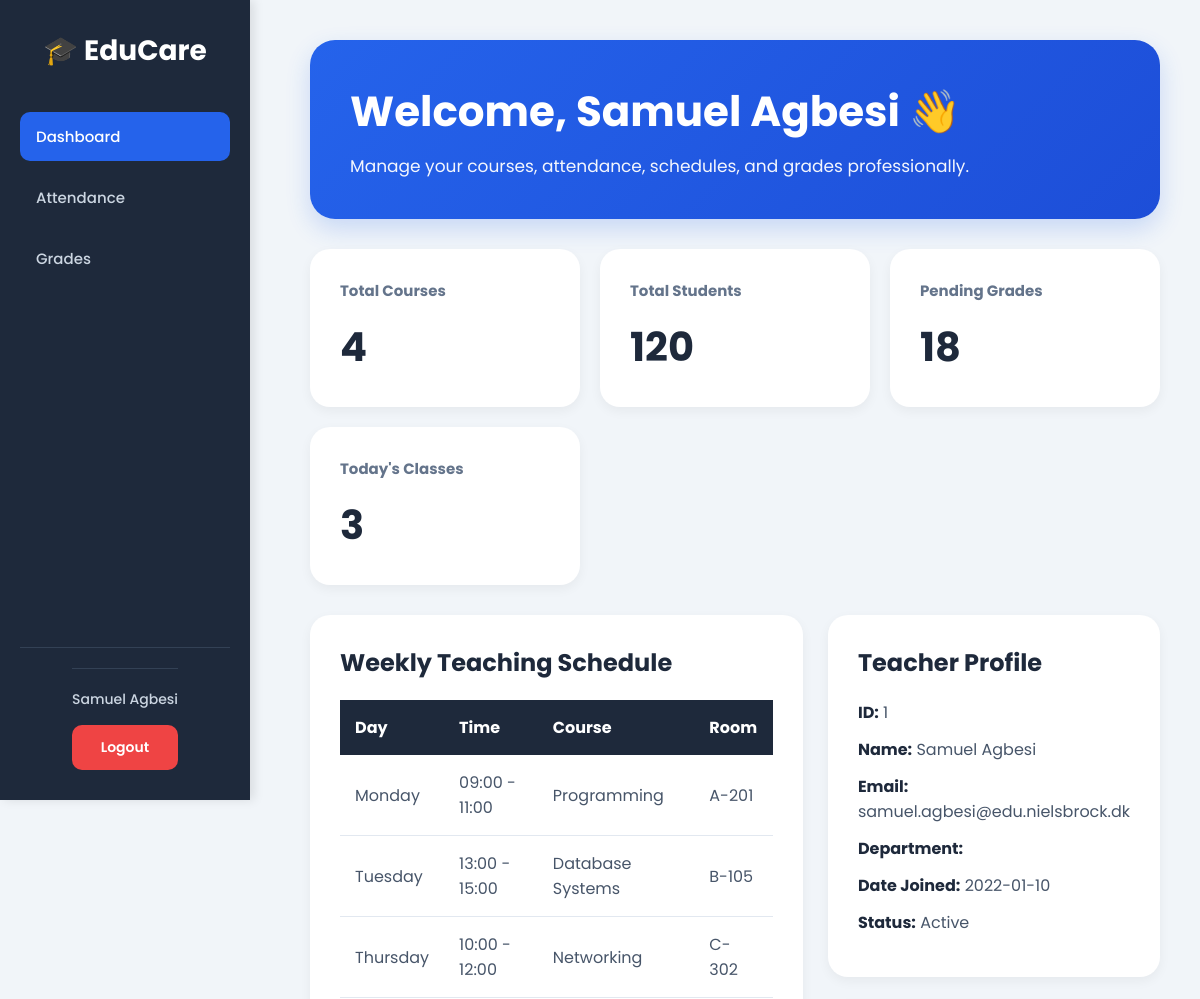
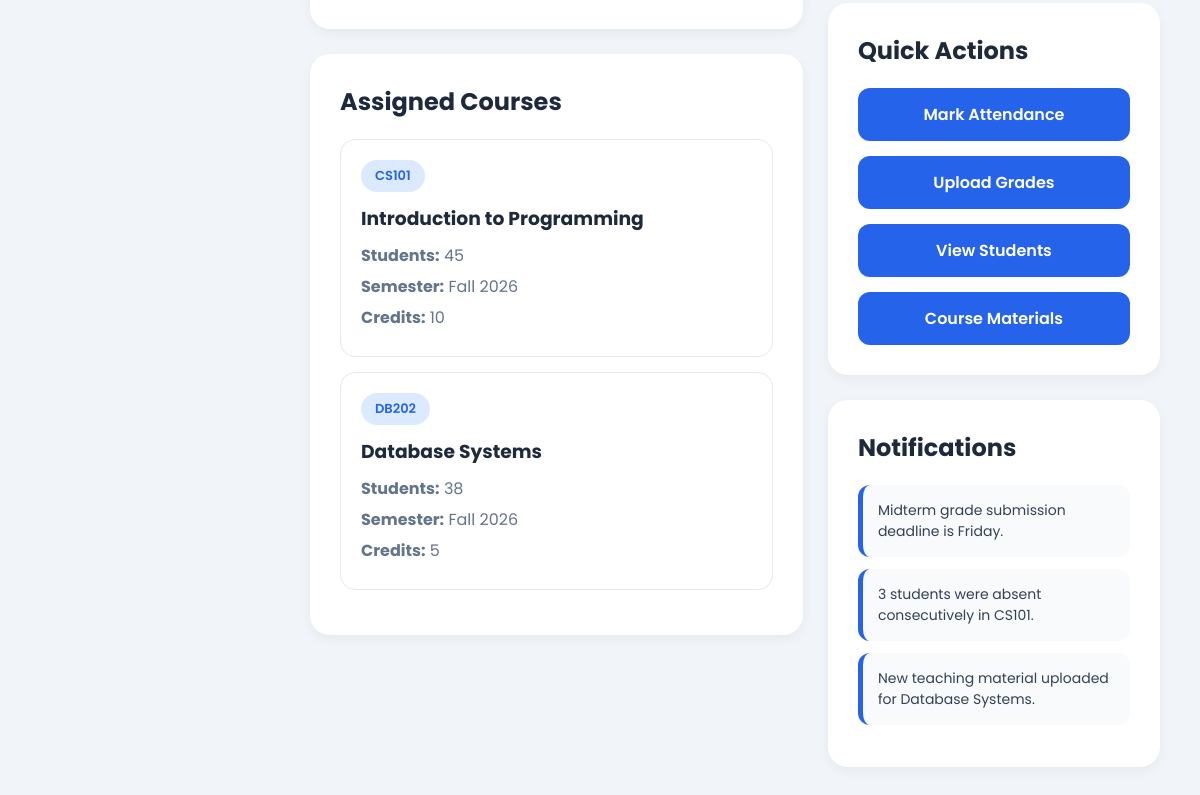
The page /02_teacher_management/teacher_dashboard.php (signed in) on the database its author committed (2 pictures, top to bottom).
### tables this page shows
CREATE TABLE `teacher` (
  `TeacherID` int(11) NOT NULL,
  `TeacherName` varchar(100) DEFAULT NULL,
  `Email` varchar(100) DEFAULT NULL,
  `Department` enum('IT','Networking','Data Science','Software Engineering') DEFAULT NULL,
  `DateJoined` date DEFAULT NULL,
  `IsActive` tinyint(1) DEFAULT NULL,
  `Password` varchar(255) DEFAULT NULL
);

### 02_Teacher_management/teacher_dashboard.php (the view, shortened to what this page needs)
<?php
include("../navbar.php");
$db = new Database();
$conn = $db->connect();
$teacher_id = $_SESSION['teacher_id'];
$sql = "SELECT * FROM teacher WHERE TeacherID = ?";
$stmt = $conn->prepare($sql);
$stmt->bind_param("i", $teacher_id);
$stmt->execute();
$result = $stmt->get_result();
$teacher = $result->fetch_assoc();
$totalCourses = 4;
$totalStudents = 120;
$pendingGrades = 18;
$todayClasses = 3;
?>
<!DOCTYPE html>
<html lang="en">
<head>
</head>
<body>
<div class="main-content">
    <div class="hero">
        <h1>
            Welcome,
            <?= htmlspecialchars($teacher['TeacherName']) ?> 👋
        </h1>
        <p>
            Manage your courses, attendance, schedules, and grades professionally.
        </p>
    </div>
    <div class="stats-grid">
        <div class="stat-card">
            <h3>Total Courses</h3>
            <h1><?= $totalCourses ?></h1>
        </div>
        <div class="stat-card">
            <h3>Total Students</h3>
            <h1><?= $totalStudents ?></h1>
        </div>
        <div class="stat-card">
            <h3>Pending Grades</h3>
            <h1><?= $pendingGrades ?></h1>
        </div>
        <div class="stat-card">
            <h3>Today's Classes</h3>
            <h1><?= $todayClasses ?></h1>
        </div>
    </div>
    <div class="dashboard-grid">
        <div>
            <div class="card" style="margin-bottom:25px;">
                <h2>Weekly Teaching Schedule</h2>
                <table>
                    <tr>
                        <th>Day</th>
                        <th>Time</th>
                        <th>Course</th>
                        <th>Room</th>
                    </tr>
                    <tr>
                        <td>Monday</td>
                        <td>09:00 - 11:00</td>
                        <td>Programming</td>
                        <td>A-201</td>
                    </tr>
                    <tr>
                        <td>Tuesday</td>
                        <td>13:00 - 15:00</td>
                        <td>Database Systems</td>
                        <td>B-105</td>
                    </tr>
                    <tr>
                        <td>Thursday</td>
                        <td>10:00 - 12:00</td>
                        <td>Networking</td>
                        <td>C-302</td>
                    </tr>
                </table>
            </div>
            <div class="card">
                <h2>Assigned Courses</h2>
                <div class="course-card">
                    <span class="course-code">
                        CS101
                    </span>
                    <h3>
                        Introduction to Programming
                    </h3>
                    <p>
                        <strong>Students:</strong> 45
                    </p>
                    <p>
                        <strong>Semester:</strong> Fall 2026
                    </p>
                    <p>
                        <strong>Credits:</strong> 10
                    </p>
                </div>
                <div class="course-card">
                    <span class="course-code">
                        DB202
                    </span>
                    <h3>
                        Database Systems
                    </h3>
                    <p>
                        <strong>Students:</strong> 38
                    </p>
                    <p>
                        <strong>Semester:</strong> Fall 2026
                    </p>
                    <p>
                        <strong>Credits:</strong> 5
                    </p>
                </div>
            </div>
        </div>
        <div>
            <div class="card" style="margin-bottom:25px;">
                <h2>Teacher Profile</h2>
                <div class="profile-info">
                    <p>
                        <strong>ID:</strong>
                        <?= $teacher['TeacherID'] ?>
                    </p>
                    <p>
                        <strong>Name:</strong>
                        <?= htmlspecialchars($teacher['TeacherName']) ?>
                    </p>
                    <p>
                        <strong>Email:</strong>
                        <?= htmlspecialchars($teacher['Email']) ?>
                    </p>
                    <p>
                        <strong>Department:</strong>
                    </p>
                    <p>
                        <strong>Date Joined:</strong>
                        <?= htmlspecialchars($teacher['DateJoined']) ?>
                    </p>
                    <p>
                        <strong>Status:</strong>
                        <?= $teacher['IsActive'] ? 'Active' : 'Inactive' ?>
                    </p>
                </div>
            </div>
            <div class="card" style="margin-bottom:25px;">
                <h2>Quick Actions</h2>
                <div class="quick-actions">
                    <a href="#" class="quick-btn">
                        Mark Attendance
                    </a>
                    <a href="#" class="quick-btn">
                        Upload Grades
                    </a>
                    <a href="#" class="quick-btn">
                        View Students
                    </a>
                    <a href="#" class="quick-btn">
                        Course Materials
                    </a>
                </div>
            </div>
            <div class="card">
                <h2>Notifications</h2>
                <div class="notification">
                    <p>
                        Midterm grade submission deadline is Friday.
                    </p>
                </div>
                <div class="notification">
                    <p>
                        3 students were absent consecutively in CS101.
                    </p>
                </div>
                <div class="notification">
                    <p>
                        New teaching material uploaded for Database Systems.
                    </p>
                </div>
            </div>
        </div>
    </div>
</div>
</body>
</html>

### navbar.php (style rules this page uses)
body { margin: 0; font-family: 'Poppins', sans-serif; background: #f8fafc; box-sizing: border-box; }
body:not(.login-page) { padding-left: 270px; }

### 02_Teacher_management/teacher_dashboard.php (style rules this page uses)
* { margin:0; padding:0; box-sizing:border-box; font-family:'Poppins',sans-serif; }
body { background:#f1f5f9; }
.main-content { padding:40px; }
.hero { background:linear-gradient(135deg,#2563eb,#1d4ed8); color:white; padding:40px; border-radius:25px; margin-bottom:30px; box-shadow:0 10px 25px rgba(37,99,235,0.2); }
.hero h1 { font-size:42px; margin-bottom:10px; }
.hero p { font-size:17px; opacity:0.95; }
.stats-grid { display:grid; grid-template-columns:repeat(auto-fit,minmax(220px,1fr)); gap:20px; margin-bottom:30px; }
.stat-card { background:white; padding:30px; border-radius:20px; box-shadow:0 4px 12px rgba(0,0,0,0.05); transition:0.3s; }
.stat-card h3 { font-size:15px; color:#64748b; margin-bottom:15px; }
.stat-card h1 { font-size:40px; color:#1e293b; }
.dashboard-grid { display:grid; grid-template-columns:2fr 1fr; gap:25px; margin-bottom:30px; }
.card { background:white; padding:30px; border-radius:20px; box-shadow:0 4px 12px rgba(0,0,0,0.05); }
.card h2 { margin-bottom:20px; color:#1e293b; }
table { width:100%; border-collapse:collapse; }
th { background:#1e293b; color:white; padding:15px; text-align:left; }
td { padding:15px; border-bottom:1px solid #e2e8f0; color:#475569; }
.course-card { border:1px solid #e2e8f0; border-radius:15px; padding:20px; margin-bottom:15px; }
.course-code { display:inline-block; background:#dbeafe; color:#2563eb; padding:6px 14px; border-radius:30px; font-size:13px; font-weight:600; margin-bottom:12px; }
.course-card h3 { color:#1e293b; margin-bottom:10px; }
.course-card p { color:#64748b; margin-bottom:6px; }
.profile-info p { margin-bottom:12px; color:#475569; }
.profile-info strong { color:#1e293b; }
.quick-actions { display:flex; flex-direction:column; gap:15px; }
.quick-btn { display:block; text-align:center; background:#2563eb; color:white; padding:14px; border-radius:12px; text-decoration:none; font-weight:600; transition:0.3s; }
.notification { background:#f8fafc; padding:15px; border-radius:12px; margin-bottom:12px; border-left:5px solid #2563eb; }
.notification p { color:#334155; font-size:14px; }

### rows shown on the page
teacher: TeacherName "Samuel Agbesi", TeacherID "1", Email "samuel.agbesi@edu.nielsbrock.dk", DateJoined "2022-01-10"

### other values the page prints
$_SESSION['user_name'] "Samuel Agbesi"
$totalCourses "4"
$totalStudents "120"
$pendingGrades "18"
$todayClasses "3"
